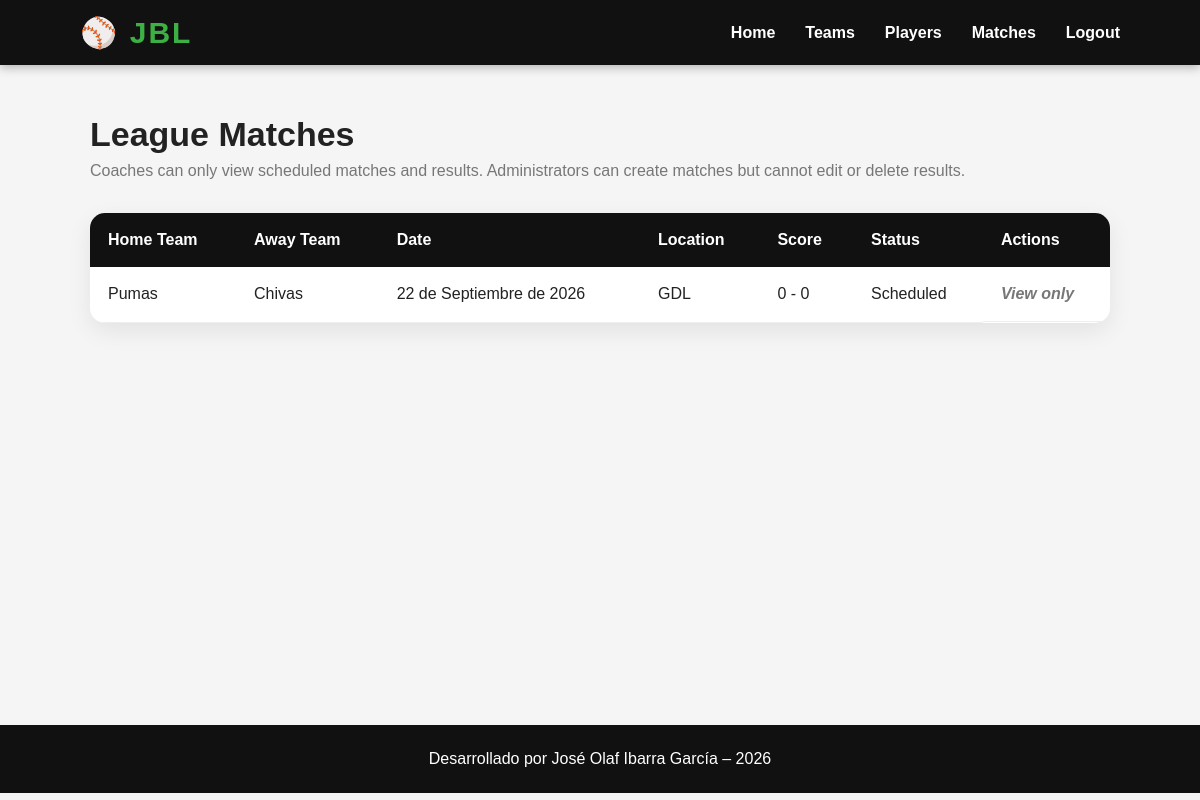
Screenshot of /league/matches/ (signed in) with the database file from the repository.
### apps/league/models.py (models this page shows, shortened)
class Match(models.Model):
    home_team = models.ForeignKey(
        Team,
        on_delete=models.CASCADE,
        related_name="home_matches"
    )
    away_team = models.ForeignKey(
        Team,
        on_delete=models.CASCADE,
        related_name="away_matches"
    )
    match_date = models.DateField()
    location = models.CharField(
        max_length=150
    )
    home_score = models.IntegerField(default=0)
    away_score = models.IntegerField(default=0)
    STATUS_CHOICES = [
        ("SCHEDULED", "Scheduled"),
        ("PLAYED", "Played"),
    ]
    status = models.CharField(
        max_length=20,
        choices=STATUS_CHOICES,
        default="SCHEDULED"
    )

class Team(models.Model):
    CATEGORY_CHOICES = [
        ("STARTER", "Starter 6-9"),
        ("JUNIOR", "Junior 10-13"),
        ("UPPER", "Upper 14-17"),
    ]
    name = models.CharField(
        max_length=100,
        unique=True
    )
    city = models.CharField(
        max_length=100
    )
    owner = models.ForeignKey(
        User,
        on_delete=models.CASCADE,
        related_name="teams"
    )
    category = models.CharField(
        max_length=10,
        choices=CATEGORY_CHOICES,
        default="STARTER"
    )

### apps/league/views.py (the view)
# urls.py: path("matches/", views.MatchListView.as_view(), name="match_list"),
class MatchListView(LoginRequiredMixin, ListView):
    model = Match
    template_name = "league/match_list.html"
    context_object_name = "matches"
    def get_queryset(self):
        return Match.objects.select_related("home_team", "away_team").all().order_by("match_date")

### apps/league/templates/league/match_list.html (shortened to what this page needs)
{% extends "league/base.html" %}
{% block content %}
<section class="container">
  <div class="table-header">
    <div>
      <h1>League Matches</h1>
      <p class="table-subtitle">
        Coaches can only view scheduled matches and results. Administrators can create matches but cannot edit or delete results.
      </p>
    </div>
  </div>
  <div class="table-wrapper">
    <table class="styled-table">
      <thead>
        <tr>
          <th>Home Team</th>
          <th>Away Team</th>
          <th>Date</th>
          <th>Location</th>
          <th>Score</th>
          <th>Status</th>
          <th>Actions</th>
        </tr>
      </thead>
  <tbody>
    {% for match in matches %}
    <tr>
      <td>{{ match.home_team.name }}</td>
      <td>{{ match.away_team.name }}</td>
      <td>{{ match.match_date }}</td>
      <td>{{ match.location }}</td>
      <td>{{ match.home_score }} - {{ match.away_score }}</td>
      <td>{{ match.get_status_display }}</td>
      <td class="actions">
        <span class="no-action">View only</span>
      </td>
    </tr>
    {% empty %}
    <tr>
      <td colspan="7" class="empty-state">No matches registered yet.</td>
    </tr>
    {% endfor %}
  </tbody>
</table>
  </div>
</section>
{% endblock %}

### apps/league/static/league/css/style.css (style rules this page uses)
* { margin:0; padding:0; box-sizing:border-box; font-family:Arial, Helvetica, sans-serif; }
body { background:#f5f5f5; color:#222; }
.container { width:85%; margin:50px auto; }
.table-header { display:flex; justify-content:space-between; align-items:center; margin-bottom:30px; flex-wrap:wrap; gap:20px; }
.table-header h1 { font-size:34px; color:#222; }
.table-subtitle { color:#777; margin-top:5px; line-height:1.5; }
.table-wrapper { background:white; border-radius:15px; overflow-x:auto; overflow-y:hidden; box-shadow:0 8px 25px rgba(0,0,0,.08); }
.styled-table { width:100%; border-collapse:collapse; min-width:900px; }
.styled-table th { background:#111; color:white; padding:18px; text-align:left; }
.styled-table td { padding:18px; border-bottom:1px solid #eee; vertical-align:middle; }
.styled-table tbody tr { transition:.2s; }
.actions { display:flex; gap:15px; flex-wrap:wrap; align-items:center; }
.no-action { color:#777; font-style:italic; font-weight:bold; }

### rows the page displays
Match: home_team.name "Pumas", away_team.name "Chivas", match_date "22 de Septiembre de 2026", location "GDL", home_score "0", away_score "0", status "Scheduled"
